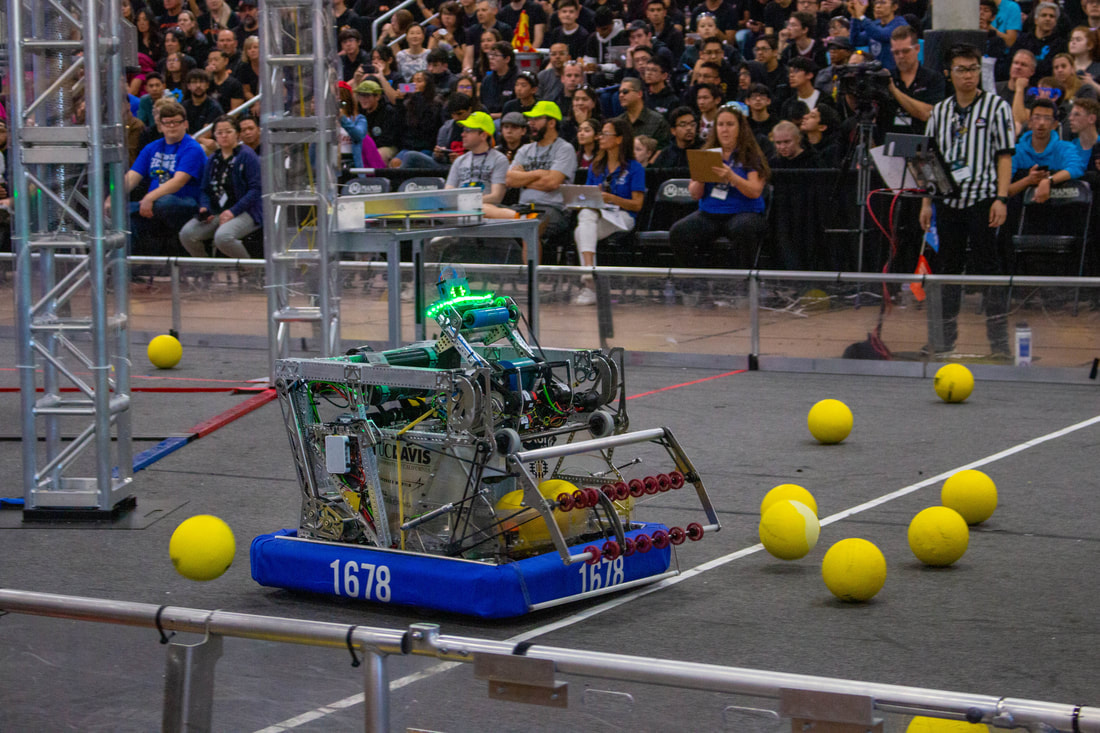
#> input picture Images/frc_powercells.jpg, 1100 x 733 px, found by its file name
$ python Powercell_Photo_Detector.py
#> lines starting #> are read from the running program, lines starting #| are printed output that depends on the picture; after the words box and inside, x2 and y2 are one past the last pixel; in counts of white or black regions, pixels touching at a corner belong together
import numpy as np
import cv2

def editImage(image, lower_values, upper_values):

#> called with image = '/Images/frc_powercells.jpg'
    global mask_cnts, original_resize, mask

    # Resizing
    resize_image = cv2.imread(image)
#> resize_image is the input picture: shape (733, 1100, 3); mean B, G, R 79.8, 80.5, 84.4
    LENGTH, WIDTH = 640, 480
    resize_image = cv2.resize(resize_image, (LENGTH, WIDTH))
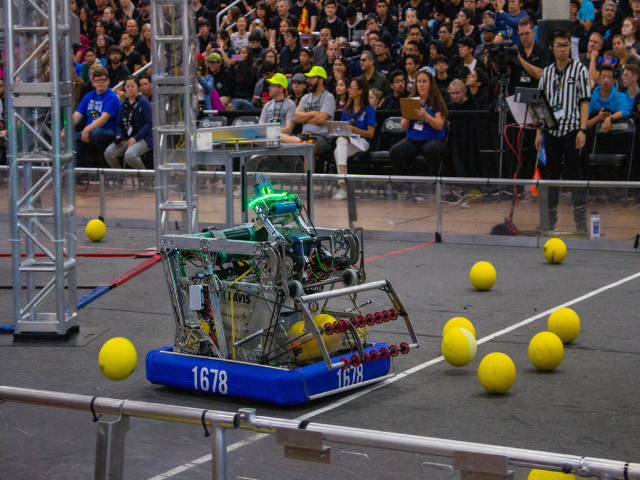
#> resize_image: shape (480, 640, 3); mean B, G, R 79.7, 80.4, 84.3
    original_resize = resize_image

    # Blur, erode, dilate
    resize_image = cv2.GaussianBlur(resize_image, (7, 7), None)
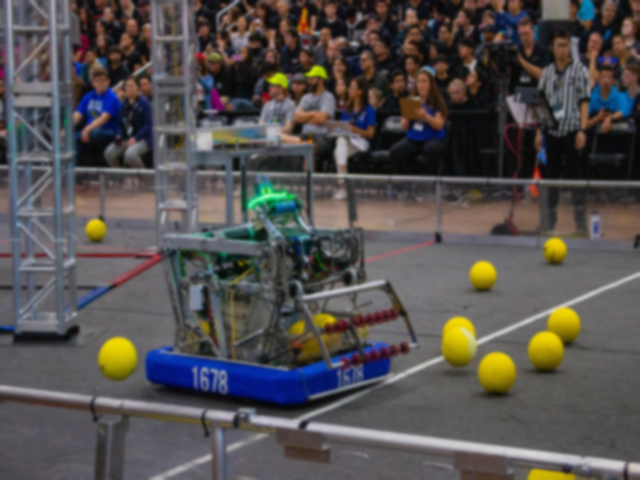
#> resize_image: shape (480, 640, 3); mean B, G, R 79.7, 80.4, 84.3
    resize_image = cv2.erode(resize_image, None, iterations = 1)
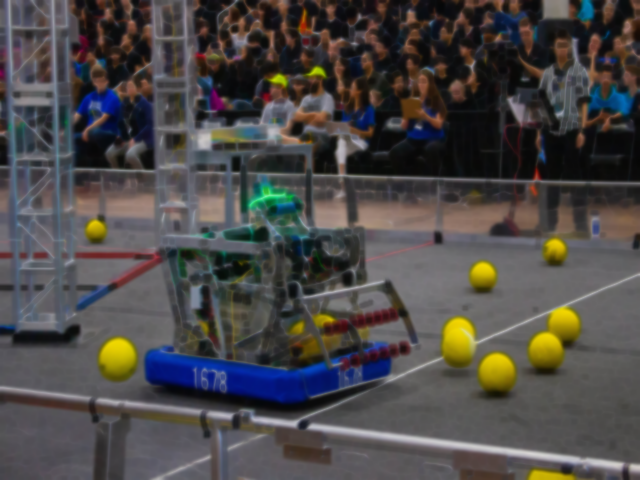
#> resize_image: shape (480, 640, 3); mean B, G, R 71.8, 72.8, 75.9
    resize_image = cv2.dilate(resize_image, None, iterations = 1)

    # Yellow mask
    HSV = cv2.cvtColor(resize_image, cv2.COLOR_BGR2HSV)
#> HSV: shape (480, 640, 3); mean H, S, V 83.6, 55.1, 91.9
    lower = np.array(lower_values)
    upper = np.array(upper_values)
    mask = cv2.inRange(HSV, lower, upper)
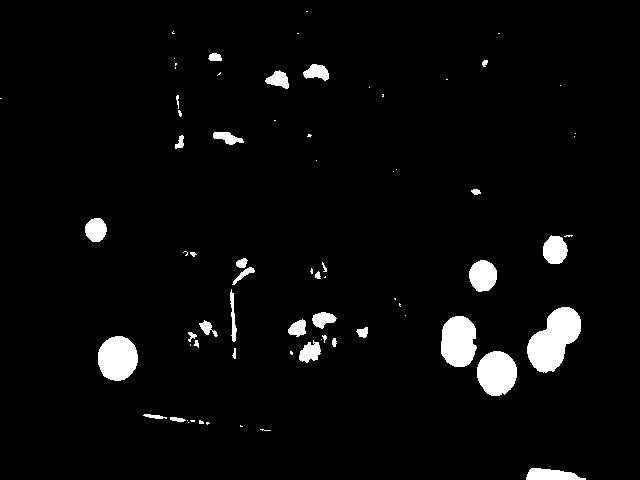
#> mask: shape (480, 640); 3.8% white; 72 white regions (38 under 20 px)
    cv2.bitwise_and(HSV, HSV, mask = mask)

    mask_cnts = cv2.findContours(mask, cv2.RETR_EXTERNAL, cv2.CHAIN_APPROX_SIMPLE)
#> mask_cnts = 72 contours, 44 with area under 20; largest, box (x1, y1, x2, y2) and area: (527, 307, 581, 373) 2092, (441, 316, 477, 367) 1420, (98, 336, 138, 381) 1360, (477, 351, 517, 396) 1348, (469, 260, 497, 292) 654

    if len(mask_cnts) == 2:
        mask_cnts = mask_cnts[0]

    else:
        mask_cnts[1]

    return mask


def isCircle(contours):
    i = 0

    for contour in contours:
        if i == 0:
            i = 1
            continue

        # Approximate shape
        approx = cv2.approxPolyDP(contour, 0.01 * cv2.arcLength(contour, True), True)

        # finding center point of shape
        M = cv2.moments(contour)
        if M['m00'] != 0.0:
            x = int(M['m10']/M['m00'])
            y = int(M['m01']/M['m00'])

        # Check if circle
        if len(approx) >= 12:
            return True


def drawRectangle(contours, image):
    for c in contours:
        x,y,w,h = cv2.boundingRect(c)
        aspect_ratio = float(w)/h
        area = float(w*h)
        if isCircle(contours) and  1.2 > aspect_ratio > .5 and 1000 > area > 120:
            cv2.rectangle(original_resize, (x, y), (x + w, y + h), (0,255,0), 2)
#> this loop made 72 passes
#> (x, y, w, h, aspect_ratio, area) on passes 1, 2, 6, 9, 10, 11, 13, 15, 16, 18, 19, 20: (526, 468, 60, 12, 5, 720), (260, 429, 11, 2, 5.5, 22), (199, 420, 5, 4, 1.25, 20), (170, 417, 16, 5, 3.2, 80), (143, 414, 24, 5, 4.8, 120), (477, 351, 40, 45, 0.889, 1800), (232, 348, 4, 11, 0.364, 44), (299, 340, 22, 23, 0.957, 506), (194, 340, 5, 8, 0.625, 40), (332, 338, 5, 9, 0.556, 45), (98, 336, 40, 45, 0.889, 1800), (322, 335, 5, 8, 0.625, 40)
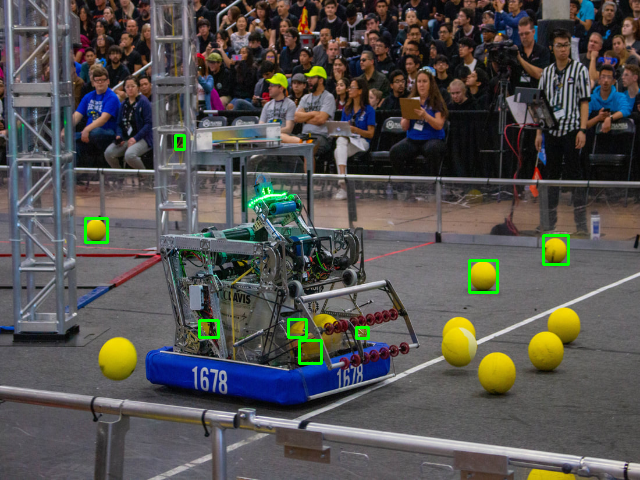
#> original_resize: shape (480, 640, 3); 0.62% of pixels changed, all inside (x1, y1, x2, y2) = (84, 134, 570, 365)


#Draw the rectangles
editImage("/Images/frc_powercells.jpg", [22, 93, 0], [45, 255, 255])
drawRectangle(mask_cnts, original_resize)

cv2.imshow("masked", mask)
cv2.imshow("original image", original_resize)
cv2.waitKey()
